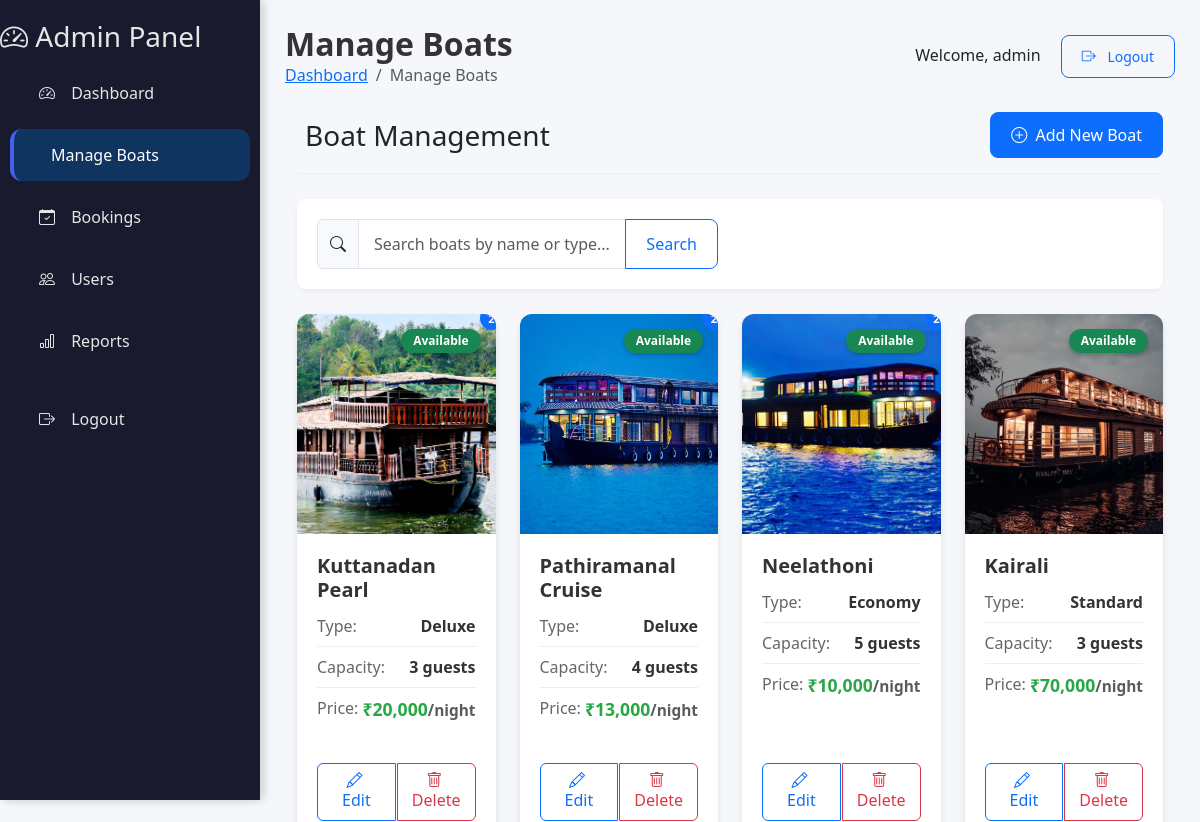
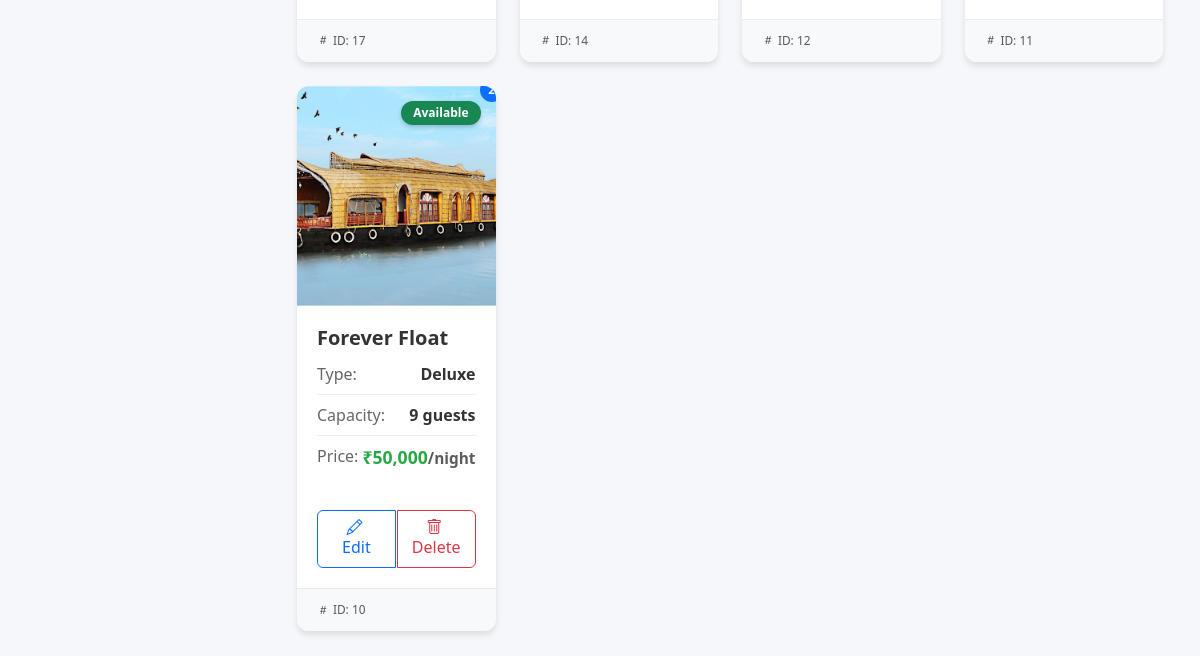
Before: /admin/boats.php (signed in) with the older database file (2 pictures, top to bottom).
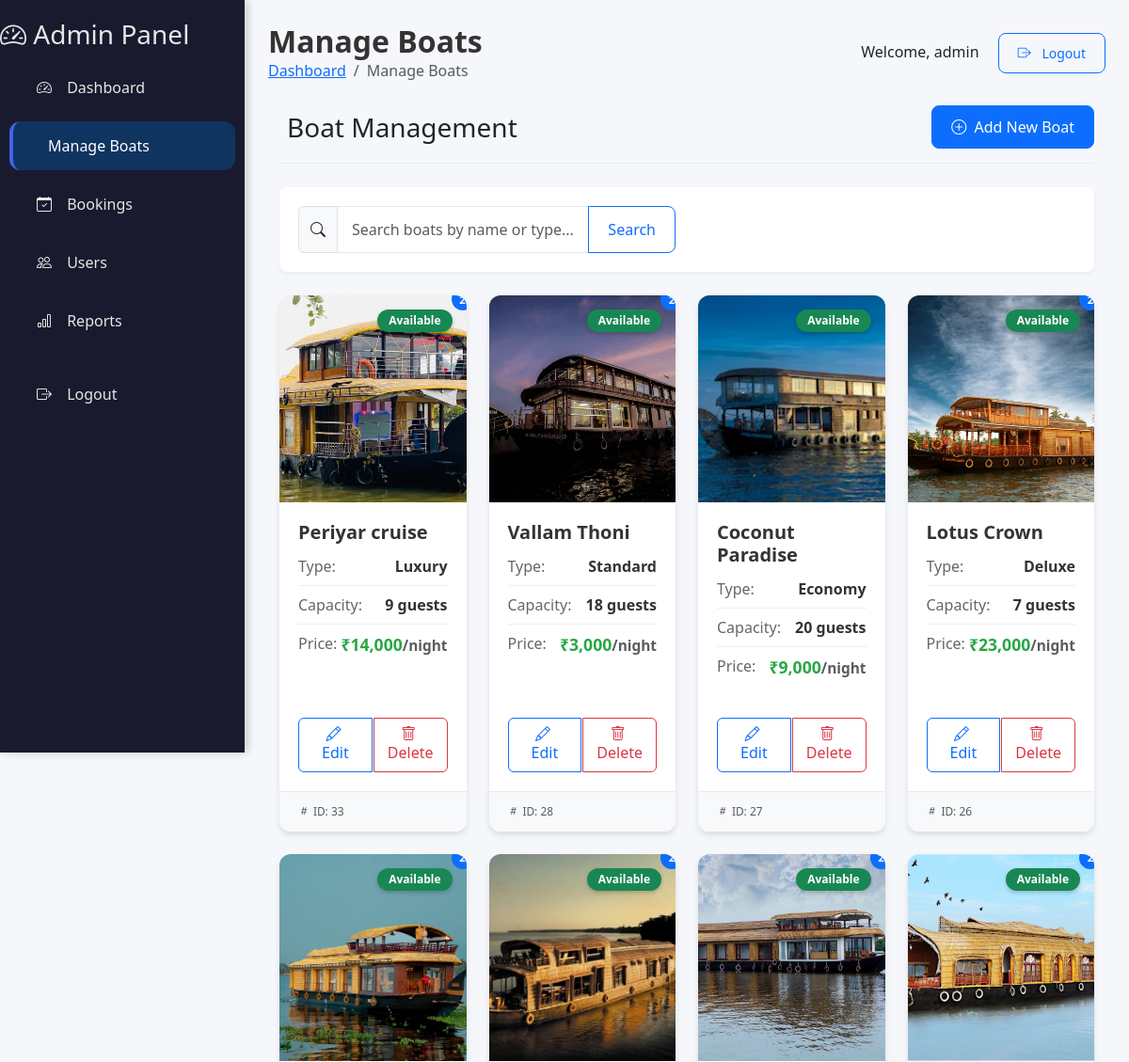
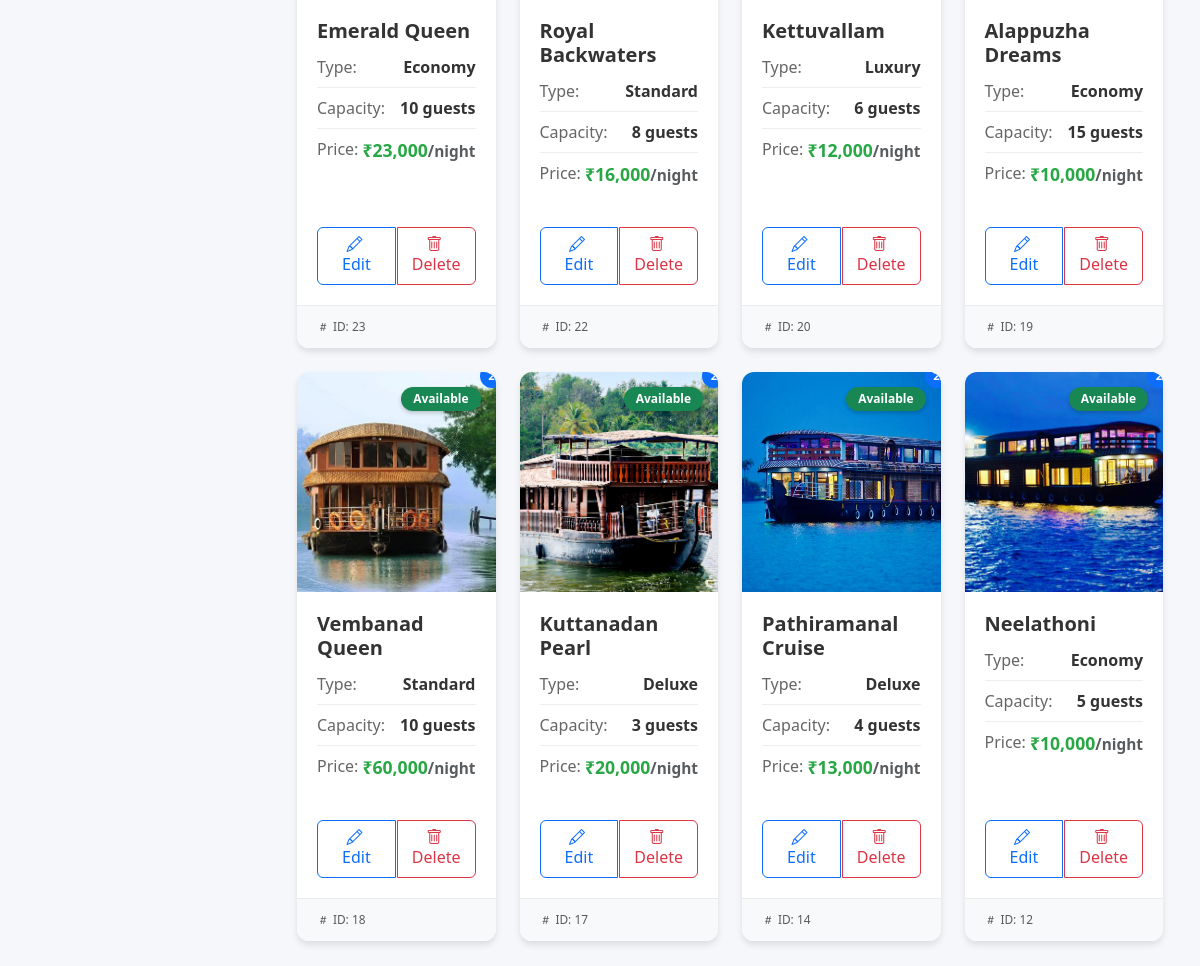
After: the same page with the newer database file (2 pictures, top to bottom).
### tables this page shows
CREATE TABLE IF NOT EXISTS `boats` (
  `id` int NOT NULL AUTO_INCREMENT,
  `boat_name` varchar(100) NOT NULL,
  `boat_type` varchar(100) NOT NULL,
  `capacity` int NOT NULL,
  `price` decimal(10,2) NOT NULL,
  `image` varchar(255) DEFAULT NULL,
  `description` text,
  `status` enum('available','maintenance','booked') DEFAULT 'available',
  PRIMARY KEY (`id`)
);

### admin/boats.php (the view, shortened to what this page needs)
<?php
include '../backend/inc/db_connect.php';
include 'includes/sidebar.php';
$search = '';
if (isset($_GET['search']) && !empty($_GET['search'])) {
    $search = $_GET['search'];
    $stmt = $conn->prepare("SELECT * FROM boats WHERE boat_name LIKE ? OR boat_type LIKE ? ORDER BY id DESC");
    $search_term = '%' . $search . '%';
    $stmt->bind_param("ss", $search_term, $search_term);
} else {
    $stmt = $conn->prepare("SELECT * FROM boats ORDER BY id DESC");
}
$stmt->execute();
$result = $stmt->get_result();
?>
<!DOCTYPE html>
<html lang="en">
<head>
    <link href="https://cdn.jsdelivr.net/npm/bootstrap@5.3.2/dist/css/bootstrap.min.css" rel="stylesheet">
    <link href="https://cdn.jsdelivr.net/npm/bootstrap-icons/font/bootstrap-icons.css" rel="stylesheet">
    <link href="css/dashboard.css" rel="stylesheet">
</head>
<body>
    <?php include 'includes/sidebar.php'; ?>
    <div class="content">
        <div class="content-header">
            <div class="d-flex justify-content-between align-items-center">
                <div>
                    <h2><i class="bi bi-boat"></i> Manage Boats</h2>
                    <nav aria-label="breadcrumb">
                        <ol class="breadcrumb">
                            <li class="breadcrumb-item"><a href="/HouseBoatBooking/admin/dashboard.php">Dashboard</a></li>
                            <li class="breadcrumb-item active" aria-current="page">Manage Boats</li>
                        </ol>
                    </nav>
                </div>
                <div class="user-info">
                    <span>Welcome, <?php echo htmlspecialchars($_SESSION['username']); ?></span>
                    <a href="/HouseBoatBooking/backend/auth/logout.php" class="btn btn-outline-primary btn-sm ms-3"><i class="bi bi-box-arrow-right"></i> Logout</a>
                </div>
            </div>
        </div>
        <div class="container-fluid">
            <div class="page-header d-flex justify-content-between align-items-center">
                <h3 class="mb-0"><i class="bi bi-boat me-2"></i>Boat Management</h3>
                <a href="boats/add.php" class="btn btn-primary">
                    <i class="bi bi-plus-circle me-1"></i> Add New Boat
                </a>
            </div>
            <div class="search-container">
                <form method="GET" class="mb-0">
                    <div class="row">
                        <div class="col-md-8 col-lg-6">
                            <div class="input-group">
                                <span class="input-group-text"><i class="bi bi-search"></i></span>
                                <input type="text" class="form-control" name="search" placeholder="Search boats by name or type..." value="<?php echo htmlspecialchars($search); ?>">
                                <button class="btn btn-outline-primary" type="submit">Search</button>
                            </div>
                        </div>
                    </div>
                </form>
            </div>
            <?php if ($result->num_rows > 0): ?>
                <div class="row row-cols-1 row-cols-sm-2 row-cols-lg-3 row-cols-xl-4 g-4">
                    <?php while ($row = $result->fetch_assoc()): ?>
                        <?php
                        $images = array();
                        if (!empty($row['image'])) {
                            $decoded = json_decode($row['image'], true);
                            if (is_array($decoded)) {
                                $images = $decoded;
                            } else {
                                $images = array($row['image']);
                            }
                        }
                        $image_src = "/HouseBoatBooking/img/b1.jpg";
                        if (!empty($images[0])) {
                            $image_path = '/HouseBoatBooking/uploads/boats/' . htmlspecialchars($images[0]);
                            if (file_exists($_SERVER['DOCUMENT_ROOT'] . '/HouseBoatBooking/uploads/boats/' . $images[0])) {
                                $image_src = $image_path;
                            }
                        }
                        $status_class = '';
                        $status_text = ucfirst(htmlspecialchars($row['status']));
                        switch ($row['status']) {
                            case 'available':
                                $status_class = 'bg-success';
                                break;
                        }
                        $image_count = count($images);
                        ?>
                        <div class="col">
                            <div class="card boat-card h-100">
                                <div class="boat-image-container">
                                    <img src="<?php echo $image_src; ?>" class="boat-image" alt="<?php echo htmlspecialchars($row['boat_name']); ?>">
                                    <span class="badge <?php echo $status_class; ?> status-badge"><?php echo $status_text; ?></span>
                                    <?php if ($image_count > 1): ?>
                                        <span class="badge bg-primary notification-badge" title="<?php echo $image_count; ?> images"><?php echo $image_count; ?></span>
                                    <?php endif; ?>
                                </div>
                                <div class="card-body d-flex flex-column">
                                    <h5 class="card-title"><?php echo htmlspecialchars($row['boat_name']); ?></h5>
                                    <div class="boat-info">
                                        <div class="info-item">
                                            <span class="info-label">Type:</span>
                                            <span class="info-value"><?php echo ucfirst(htmlspecialchars($row['boat_type'])); ?></span>
                                        </div>
                                        <div class="info-item">
                                            <span class="info-label">Capacity:</span>
                                            <span class="info-value"><?php echo htmlspecialchars($row['capacity']); ?> guests</span>
                                        </div>
                                        <div class="info-item mb-0">
                                            <span class="info-label">Price:</span>
                                            <span class="price-highlight">₹<?php echo number_format($row['price']); ?><small class="text-muted">/night</small></span>
                                        </div>
                                    </div>
                                    <div class="mt-auto action-buttons">
                                        <div class="btn-group w-100" role="group">
                                            <a href="boats/edit.php?id=<?php echo $row['id']; ?>" class="btn btn-outline-primary">
                                                <i class="bi bi-pencil me-1"></i> Edit
                                            </a>
                                            <a href="boats/delete.php?id=<?php echo $row['id']; ?>" class="btn btn-outline-danger" onclick="return confirm('Are you sure you want to delete this boat?\n\nBoat: <?php echo htmlspecialchars($row['boat_name']); ?>\nID: <?php echo $row['id']; ?>\n\nThis action cannot be undone.')">
                                                <i class="bi bi-trash me-1"></i> Delete
                                            </a>
                                        </div>
                                    </div>
                                </div>
                                <div class="card-footer text-muted">
                                    <small><i class="bi bi-hash me-1"></i>ID: <?php echo $row['id']; ?></small>
                                </div>
                            </div>
                        </div>
                    <?php endwhile; ?>
                </div>
            <?php endif; ?>
        </div>
    </div>
</body>
</html>

### admin/includes/sidebar.php
<nav class="sidebar">
    <div class="sidebar-header">
        <h3><i class="bi bi-speedometer2"></i> Admin Panel</h3>
    </div>
    <ul class="nav flex-column">
        <li class="nav-item">
            <a class="nav-link <?php echo basename($_SERVER['PHP_SELF']) == 'dashboard.php' ? 'active' : ''; ?>" href="/HouseBoatBooking/admin/dashboard.php">
                <i class="bi bi-speedometer2"></i> Dashboard
            </a>
        </li>
        <li class="nav-item">
            <a class="nav-link <?php echo basename($_SERVER['PHP_SELF']) == 'boats.php' ? 'active' : ''; ?>" href="/HouseBoatBooking/admin/boats.php">
                <i class="bi bi-boat"></i> Manage Boats
            </a>
        </li>
        <li class="nav-item">
            <a class="nav-link <?php echo basename($_SERVER['PHP_SELF']) == 'bookings.php' ? 'active' : ''; ?>" href="/HouseBoatBooking/admin/bookings.php">
                <i class="bi bi-calendar-check"></i> Bookings
            </a>
        </li>
        <li class="nav-item">
            <a class="nav-link <?php echo basename($_SERVER['PHP_SELF']) == 'users.php' ? 'active' : ''; ?>" href="/HouseBoatBooking/admin/users.php">
                <i class="bi bi-people"></i> Users
            </a>
        </li>
        <li class="nav-item">
            <a class="nav-link <?php echo basename($_SERVER['PHP_SELF']) == 'reports.php' ? 'active' : ''; ?>" href="/HouseBoatBooking/admin/reports.php">
                <i class="bi bi-bar-chart"></i> Reports
            </a>
        </li>
        <li class="nav-item mt-3">
            <a class="nav-link" href="/HouseBoatBooking/backend/auth/logout.php">
                <i class="bi bi-box-arrow-right"></i> Logout
            </a>
        </li>
    </ul>
</nav>

### admin/css/dashboard.css (style rules this page uses)
:root { --sidebar-bg: #1a1a2e; --sidebar-hover: #16213e; --sidebar-active: #0f3460; --sidebar-text: #e6e6e6; --sidebar-text-hover: #ffffff; --content-bg: #f5f7fb; --card-shadow: 0 4px 20px rgba(0, 0, 0, 0.08); --primary-color: #4361ee; --success-color: #4cc9f0; --border-radius: 12px; }
body { background-color: var(--content-bg); font-family: 'Segoe UI', Tahoma, Geneva, Verdana, sans-serif; margin: 0; padding: 0; }
.sidebar { min-height: 100vh; background: var(--sidebar-bg); color: var(--sidebar-text); position: fixed; left: 0; top: 0; width: 260px; padding-top: 20px; box-shadow: 3px 0 10px rgba(0, 0, 0, 0.1); z-index: 1000; transition: all 0.3s ease; }
.sidebar a { color: var(--sidebar-text); text-decoration: none; padding: 14px 25px; display: block; font-size: 16px; border-left: 4px solid transparent; transition: all 0.3s ease; margin: 5px 10px; border-radius: var(--border-radius); }
.sidebar a.active { background: var(--sidebar-active); color: var(--sidebar-text-hover); border-left: 4px solid var(--primary-color); }
.sidebar a i { margin-right: 12px; width: 20px; text-align: center; }
.content { margin-left: 260px; padding: 25px; transition: all 0.3s ease; }
.content-header { margin-bottom: 25px; }
.content-header h2 { font-weight: 700; color: #333; margin: 0; }
.content-header .breadcrumb { background: transparent; padding: 0; margin: 0; }
.card { border: none; border-radius: var(--border-radius); box-shadow: var(--card-shadow); transition: transform 0.3s ease, box-shadow 0.3s ease; margin-bottom: 25px; }
.card-body { padding: 25px; }
.btn { border-radius: 8px; padding: 10px 20px; font-weight: 500; transition: all 0.3s ease; }
.btn i { margin-right: 8px; }
.form-control, .form-select { border-radius: 8px; padding: 12px 15px; border: 1px solid #e1e5f2; }

### admin/boats.php (style rules this page uses)
.boat-card { transition: all 0.3s ease; height: 100%; border: none; border-radius: 12px; overflow: hidden; box-shadow: 0 4px 6px rgba(0, 0, 0, 0.1); margin-bottom: 25px; }
.boat-image-container { height: 220px; overflow: hidden; position: relative; }
.boat-image { width: 100%; height: 100%; object-fit: cover; transition: transform 0.5s ease; }
.status-badge { position: absolute; top: 15px; right: 15px; font-weight: 600; padding: 6px 12px; border-radius: 20px; box-shadow: 0 2px 4px rgba(0, 0, 0, 0.2); }
.card-title { font-size: 1.25rem; font-weight: 600; margin-bottom: 12px; color: #333; }
.boat-info { margin-bottom: 15px; }
.info-item { display: flex; justify-content: space-between; margin-bottom: 8px; padding-bottom: 8px; border-bottom: 1px solid #eee; }
.info-label { font-weight: 500; color: #666; }
.info-value { font-weight: 600; color: #333; }
.price-highlight { color: #28a745; font-weight: 700; font-size: 1.1rem; }
.action-buttons .btn { flex: 1; margin: 0 2px; font-weight: 500; padding: 8px 12px; border-radius: 6px; }
.action-buttons .btn:first-child { margin-left: 0; }
.action-buttons .btn:last-child { margin-right: 0; }
.card-footer { background-color: #f8f9fa; border-top: 1px solid #e9ecef; padding: 10px 15px; font-size: 0.85rem; }
.search-container { background: #fff; border-radius: 8px; padding: 20px; box-shadow: 0 2px 4px rgba(0,0,0,0.05); margin-bottom: 25px; }
.page-header { margin-bottom: 25px; padding-bottom: 15px; border-bottom: 1px solid #eee; }
.notification-badge { position: absolute; top: -8px; right: -8px; background: #28a745; color: white; border-radius: 50%; width: 24px; height: 24px; display: flex; align-items: center; justify-content: center; font-size: 0.7rem; font-weight: bold; }
.content { padding: 25px; margin-left: 260px; }
.content-header { margin-bottom: 25px; }
.boat-card .card-body { padding: 20px; }
.boat-card .card-footer { padding: 12px 20px; }
.action-buttons { margin-top: 15px; }
.info-item:last-child { border-bottom: none; margin-bottom: 0; padding-bottom: 0; }

Changed rows visible on the page:
removed boats: shows a picture, status "Available", boat_name "Kairali", boat_type "Standard", capacity "3", price "70,000", id "11"
removed boats: status "Available", image "2", boat_name "Forever Float", boat_type "Deluxe", capacity "9", price "50,000", id "10"
added boats: shows a picture, status "Available", image "2", boat_name "Periyar cruise", boat_type "Luxury", capacity "9", price "14,000", id "33"
added boats: shows a picture, status "Available", image "2", boat_name "Vallam Thoni", boat_type "Standard", capacity "18", price "3,000", id "28"
added boats: shows a picture, status "Available", boat_name "Coconut Paradise", boat_type "Economy", capacity "20", price "9,000", id "27"
added boats: shows a picture, status "Available", image "2", boat_name "Lotus Crown", boat_type "Deluxe", capacity "7", price "23,000", id "26"
added boats: shows a picture, status "Available", image "2", boat_name "Emerald Queen", boat_type "Economy", capacity "10", price "23,000", id "23"
added boats: shows a picture, status "Available", image "2", boat_name "Royal Backwaters", boat_type "Standard", capacity "8", price "16,000", id "22"
added boats: shows a picture, status "Available", image "2", boat_name "Kettuvallam", boat_type "Luxury", capacity "6", price "12,000", id "20"
added boats: status "Available", image "2", boat_name "Alappuzha Dreams", boat_type "Economy", capacity "15", price "10,000", id "19"
added boats: shows a picture, status "Available", image "2", boat_name "Vembanad Queen", boat_type "Standard", capacity "10", price "60,000", id "18"
